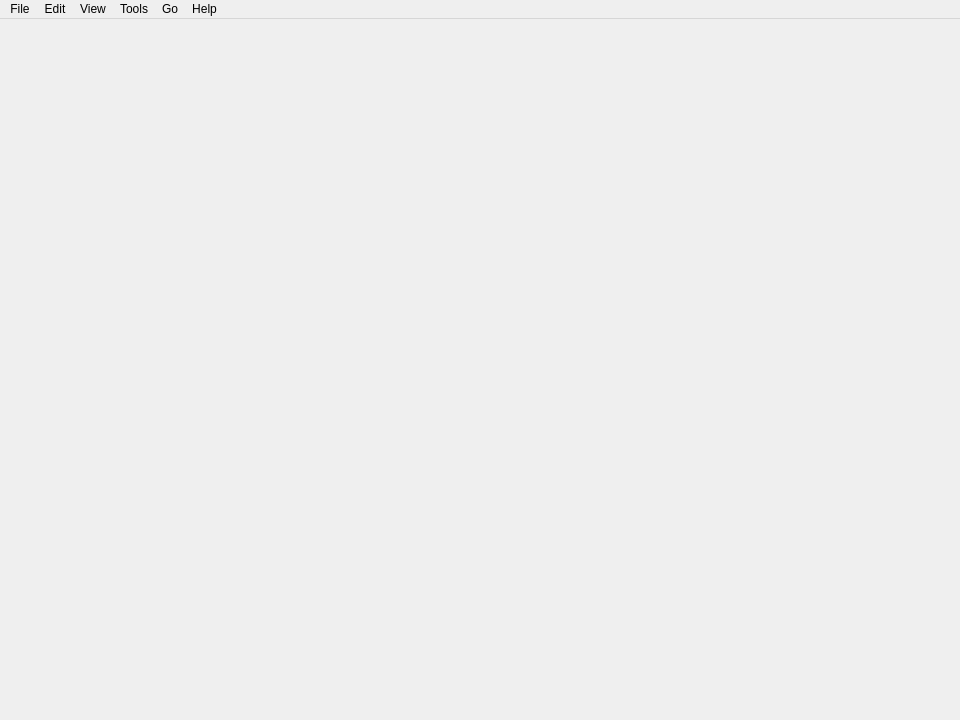
<?xml version="1.0" encoding="UTF-8"?>
<ui version="4.0">
 <author>Rachel Mant</author>
 <class>Specter</class>
 <widget class="QMainWindow" name="Specter">
  <property name="geometry">
   <rect>
    <x>0</x>
    <y>0</y>
    <width>960</width>
    <height>720</height>
   </rect>
  </property>
  <property name="minimumSize">
   <size>
    <width>800</width>
    <height>600</height>
   </size>
  </property>
  <property name="windowTitle">
   <string>Specter</string>
  </property>
  <widget class="QMenuBar" name="menuBar">
   <property name="geometry">
    <rect>
     <x>0</x>
     <y>0</y>
     <width>960</width>
     <height>30</height>
    </rect>
   </property>
   <widget class="QMenu" name="menuFile">
    <property name="title">
     <string>File</string>
    </property>
    <addaction name="actionOpenFile"/>
    <addaction name="actionCloseFile"/>
    <addaction name="actionReloadCurrentFile"/>
    <addaction name="separator"/>
    <addaction name="actionReadLayoutFile"/>
    <addaction name="actionSaveLayoutFile"/>
    <addaction name="separator"/>
    <addaction name="actionQuit"/>
   </widget>
   <widget class="QMenu" name="menuEdit">
    <property name="title">
     <string>Edit</string>
    </property>
    <addaction name="actionInsertSeperator"/>
    <addaction name="actionInsertTitle"/>
    <addaction name="separator"/>
    <addaction name="actionCut"/>
    <addaction name="actionCopy"/>
    <addaction name="actionPaste"/>
   </widget>
   <widget class="QMenu" name="menuView">
    <property name="title">
     <string>View</string>
    </property>
   </widget>
   <widget class="QMenu" name="menuTools">
    <property name="title">
     <string>Tools</string>
    </property>
   </widget>
   <widget class="QMenu" name="menuGo">
    <property name="title">
     <string>Go</string>
    </property>
   </widget>
   <widget class="QMenu" name="menuAbout">
    <property name="title">
     <string>Help</string>
    </property>
    <addaction name="actionAbout"/>
    <addaction name="actionWebsite"/>
   </widget>
   <addaction name="menuFile"/>
   <addaction name="menuEdit"/>
   <addaction name="menuView"/>
   <addaction name="menuTools"/>
   <addaction name="menuGo"/>
   <addaction name="menuAbout"/>
  </widget>
  <action name="actionOpenFile">
   <property name="icon">
    <iconset theme="document-open"/>
   </property>
   <property name="text">
    <string>&amp;Open File</string>
   </property>
   <property name="shortcut">
    <string>Ctrl+O</string>
   </property>
  </action>
  <action name="actionCloseFile">
   <property name="text">
    <string>Close File</string>
   </property>
   <property name="shortcut">
    <string>Ctrl+W</string>
   </property>
  </action>
  <action name="actionReloadCurrentFile">
   <property name="text">
    <string>&amp;Reload Current File</string>
   </property>
   <property name="shortcut">
    <string>Ctrl+R</string>
   </property>
  </action>
  <action name="actionQuit">
   <property name="icon">
    <iconset theme="application-exit"/>
   </property>
   <property name="text">
    <string>&amp;Quit</string>
   </property>
   <property name="shortcut">
    <string>Ctrl+Q</string>
   </property>
  </action>
  <action name="actionReadLayoutFile">
   <property name="text">
    <string>Open Layout File</string>
   </property>
  </action>
  <action name="actionSaveLayoutFile">
   <property name="icon">
    <iconset theme="document-save"/>
   </property>
   <property name="text">
    <string>Save Layout File</string>
   </property>
  </action>
  <action name="actionInsertSeperator">
   <property name="text">
    <string>Insert Seperator</string>
   </property>
  </action>
  <action name="actionInsertTitle">
   <property name="text">
    <string>Insert Title</string>
   </property>
  </action>
  <action name="actionCut">
   <property name="text">
    <string>Cut</string>
   </property>
   <property name="shortcut">
    <string>Ctrl+X</string>
   </property>
  </action>
  <action name="actionCopy">
   <property name="text">
    <string>&amp;Copy</string>
   </property>
   <property name="shortcut">
    <string>Ctrl+C</string>
   </property>
  </action>
  <action name="actionPaste">
   <property name="text">
    <string>Paste</string>
   </property>
   <property name="shortcut">
    <string>Ctrl+V</string>
   </property>
  </action>
  <action name="actionAbout">
   <property name="icon">
    <iconset theme="help-about"/>
   </property>
   <property name="text">
    <string>About</string>
   </property>
  </action>
  <action name="actionWebsite">
   <property name="icon">
    <iconset theme="text-html"/>
   </property>
   <property name="text">
    <string>Website</string>
   </property>
  </action>
 </widget>
 <resources/>
 <connections>
  <connection>
   <sender>actionQuit</sender>
   <signal>triggered()</signal>
   <receiver>Specter</receiver>
   <slot>close()</slot>
   <hints>
    <hint type="sourcelabel">
     <x>-1</x>
     <y>-1</y>
    </hint>
    <hint type="destinationlabel">
     <x>479</x>
     <y>359</y>
    </hint>
   </hints>
  </connection>
 </connections>
</ui>
